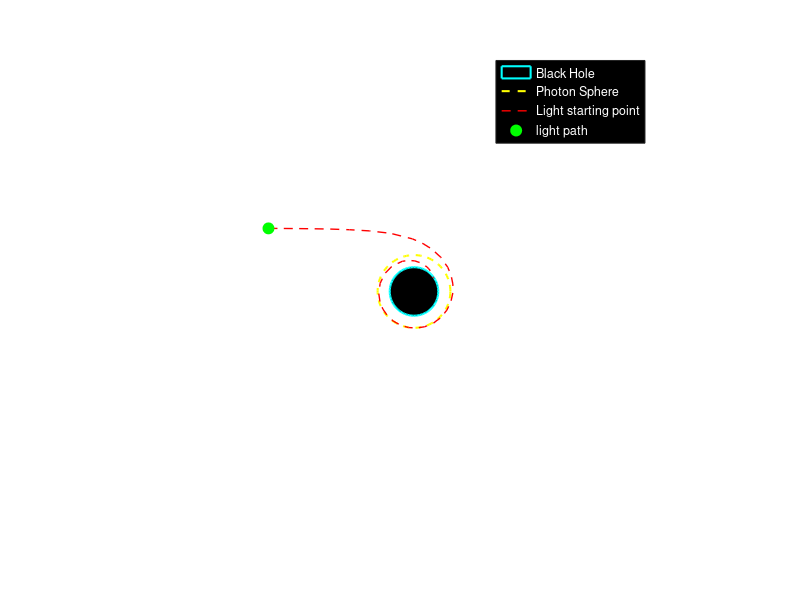

Reproduce this figure in MATLAB.
%% Modelling a black hole and light rays in matlab (this is the coursework file we need to use) 
clc; clear;

% assuming G=c=1 
%geometrized units (everything has the same unit)
r_s = 5; %means 5 units of length instead of 5m or 5Km

%% Set up figure 
figure('Color','k', 'Position', [100 100 1000 650]);
hold on; axis equal;
view_width = 50; view_height = 50;
axis([-view_width view_width -view_height view_height]);
set(gca,'Color','k','XColor','w','YColor','w');
xlabel('X (units)','Color','w'); 
ylabel('Y (units)','Color','w');
title('Black Hole Light Ray Simulation','Color','w');
grid on

%% Plot black hole
theta = linspace(0, 2*pi, 100);
% Event Horizon
fill(r_s*cos(theta), r_s*sin(theta), 'k',  'EdgeColor', 'c',"LineWidth",1.5);
% Photon Sphere (r = 1.5 * rs) 
% light is most unstable in the photon sphere
plot(1.5*r_s*cos(theta), 1.5*r_s*sin(theta), 'y--', 'LineWidth', 1.5);

%% ============= The hard stuff ================
% do we set initial polar conditions 
% or do we set initial cartesian condition 

%polar means we just do everything and convert to x/y at the end 
% r,phi,dr,dphi DO need cartesian position and directions in their
% equations
% essentially means we need to make initial conditions in cartesian 
% then convert them to polar coordinates 

x = -30; %horizontal position
y= 13;   %vertical position 
vx = 185;  % horizontal velocity (honestly dont know what changing this does but it does)
vy = -1;  % vertical velocity 

% convert into polar coordinates
r0 = sqrt(x^2 + y^2);
phi0 = atan2(y, x);
dr0 = vx * cos(phi0) + vy * sin(phi0);
dphi0 = (-vx * sin(phi0) + vy * cos(phi0)) / r0;
%initial state array 
X0 = [r0;phi0;dr0;dphi0];

%% create the geodesic function 
function dXdt = geodesic(t,X,r_s)
    % input X is the state array
    % break state array into each component (easier to understand)
    r = X(1); phi = X(2); dr_dlambda = X(3); dphi_dlambda = X(4);
    noise_scale = 1e-2;
    noise_accel = 1e-6;

    % Stop if inside event horizon
    if r <= r_s
        dXdt = zeros(4,1);
        return;
    end
    
    % Schwarzschild metric component
    f = (1 - r_s / r) * ( 1  + (noise_scale * randn));  % ---- Gaussian noise added here ---- %
    
    % Conserved energy for null geodesics (light rays)
    % ---- we could also add noise to these 2 equations potentially ----%
    % ---- Maybe not the dt_dlambda eq though ----%
    E = f * sqrt((dr_dlambda^2)/(f^2) + (r^2 * dphi_dlambda^2)/f);
    dt_dlambda = E / f;

    %initialise the dXdt array which is a 4x1 matrix 
    % dX should be [dr dphi drdot dphidot]
    dXdt = zeros(4,1);
    dXdt(1) = dr_dlambda;
    dXdt(2) = dphi_dlambda;
    dXdt(3) = -(   (r_s/(2*r^2)) * f * (dt_dlambda)^2   )...
              +(  (r_s/(2*r^2*f))  * (dr_dlambda)^2     )...
              +(  (r-r_s) * (dphi_dlambda)^2           )...
               +  (noise_accel*randn); 
    dXdt(4) = ( noise_accel*randn) + (-2 * dr_dlambda * dphi_dlambda)/r; %regular noise added here
    %returned array dXdt essentially return the next state 
end 

%% simulation 
t_span = [0 1000]; %longer simulation means more of the ray of light is drawn
geodesic_equation = @(t,X) geodesic(t,X,r_s);
[sim_time, X] = ode45(geodesic_equation,t_span,X0);

%% plotting 
% state is in form [r phi dr dphi]
sim_r = X(:,1);
sim_phi = X(:,2);
x_traj = sim_r .* cos(sim_phi);
y_traj = sim_r .* sin(sim_phi);

% Plot the trajectory
plot(x_traj, y_traj, 'r--', 'LineWidth', 1);
plot(x, y, 'go', 'MarkerSize', 8, 'MarkerFaceColor', 'g'); % Start point
legend("Black Hole","Photon Sphere","Light starting point","light path",'TextColor', 'w', 'Color', 'k')
title(sprintf('Black Hole Simulation\nPos: (%.2e, %.2e) | Vel: (%.2e, %.2e)', x, y, vx, vy), 'Color', 'w');

% what have i learnt from this 
% realistically a whole load of nothing